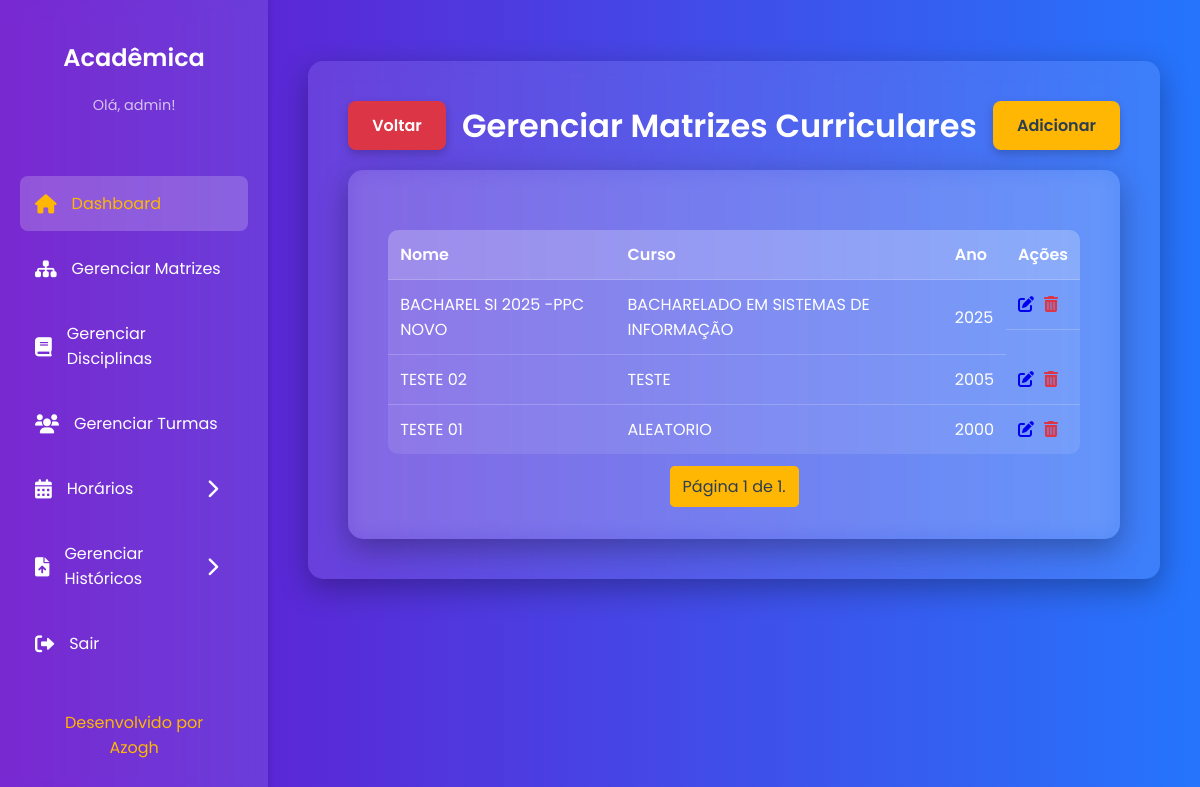
/matrizes/ (signed in), run on an earlier commit of the app's database.
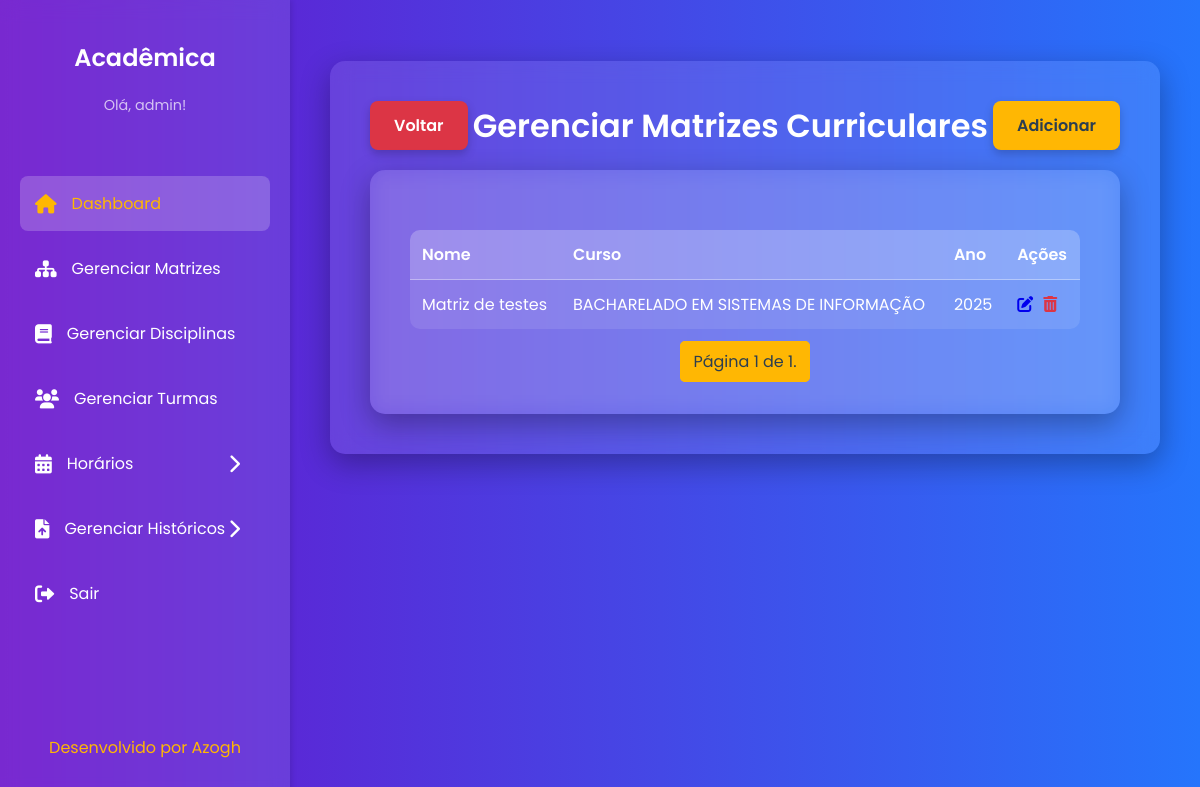
And on a later commit of the database.
### core/models.py (models this page shows, shortened)
class MatrizCurricular(models.Model):
    nome = models.CharField(max_length=45, verbose_name="Nome da Matriz")
    curso = models.CharField(max_length=100, verbose_name="Curso")
    ch_total = models.IntegerField(verbose_name="Carga Horária Total")
    estagio = models.IntegerField(
        null=True,
        blank=True,
        verbose_name="Carga Horária Estágio"
    )
    acc = models.IntegerField(verbose_name="Carga Horária ACC")
    ano_referencia = models.IntegerField(verbose_name="Ano de Referência")
    usuario = models.ForeignKey(
        Usuario,
        on_delete=models.CASCADE,
        verbose_name="Criado por"
    )
    class Meta:
        db_table = 'MATRIZ_CURRICULAR'
        verbose_name = "Matriz Curricular"
        verbose_name_plural = "Matrizes Curriculares"

### core/views.py (the view)
# urls.py: path('matrizes/', views.listar_matrizes, name='listar_matrizes'),
@login_required
def listar_matrizes(request):
    matrizes_list = MatrizCurricular.objects.all().order_by('-ano_referencia')
    ano = request.GET.get('ano')
    if ano:
        matrizes_list = matrizes_list.filter(ano_referencia=ano)
    anos_disponiveis = MatrizCurricular.objects.values_list('ano_referencia', flat=True).distinct().order_by('-ano_referencia')
    paginator = Paginator(matrizes_list, 10)
    page = request.GET.get('page')
    try:
        matrizes = paginator.page(page)
    except PageNotAnInteger:
        matrizes = paginator.page(1)
    except EmptyPage:
        matrizes = paginator.page(paginator.num_pages)
    return render(request, 'core/matrizes/listar_matrizes.html', {
        'matrizes': matrizes,
        'anos_disponiveis': anos_disponiveis
    })

### core/templates/core/matrizes/listar_matrizes.html (shortened to what this page needs)
{% extends 'core/base.html' %}
{% load static %}
{% block content %}
    <div style="display: flex; justify-content: space-between; align-items: center; margin-bottom: 20px;">
        <a href="{% url 'painel' %}" class="cancel-button">Voltar</a>
        <h1 style="margin: 0; text-align: center; flex-grow: 1;">Gerenciar Matrizes Curriculares</h1>
        <a href="{% url 'adicionar_matriz' %}" class="cta-button">Adicionar </a>
    </div>
    <div class="content-card">
        <table>
            <thead>
                <tr>
                    <th>Nome</th>
                    <th>Curso</th>
                    <th>Ano</th>
                    <th>Ações</th>
                </tr>
            </thead>
            <tbody>
                {% for matriz in matrizes %}
                <tr>
                    <td>{{ matriz.nome }}</td>
                    <td>{{ matriz.curso }}</td>
                    <td>{{ matriz.ano_referencia }}</td>
                    <td style="display: flex; gap: 10px;">
                        <a href="{% url 'editar_matriz' matriz.pk %}"><i class="fas fa-pen-to-square"></i></a>
                        <a href="{% url 'excluir_matriz' matriz.pk %}" style="color: #dc3545;"><i class="fas fa-trash-can"></i></a>
                    </td>
                </tr>
                {% empty %}
                <tr>
                    <td colspan="4">Nenhuma matriz curricular encontrada.</td>
                </tr>
                {% endfor %}
            </tbody>
        </table>
        <div class="pagination">
            <span class="step-links">
                <span class="current">
                    Página {{ matrizes.number }} de {{ matrizes.paginator.num_pages }}.
                </span>
            </span>
        </div>
    </div>
{% endblock %}

What changed in the data, as far as the page shows it:
removed MatrizCurricular: nome "BACHAREL SI 2025 -PPC NOVO", curso "BACHARELADO EM SISTEMAS DE INFORMAÇÃO", ano_referencia "2025"
removed MatrizCurricular: nome "TESTE 02", curso "TESTE", ano_referencia "2005"
removed MatrizCurricular: nome "TESTE 01", curso "ALEATORIO", ano_referencia "2000"
added MatrizCurricular: nome "Matriz de testes", curso "BACHARELADO EM SISTEMAS DE INFORMAÇÃO", ano_referencia "2025"
